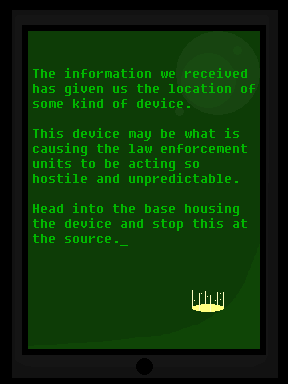

A level layout from a 2D game, rendered from its tile map. Below: a short description, then the map file with tile-grid data replaced by summaries:
An orthogonal 9x12 tile map with 32x32 px tiles, 2 tile layers (Tile Layer 1, Tile Layer 2), 2 tilesets and 6 objects (player, me.LevelEntity).

<map version="1.0" orientation="orthogonal" renderorder="right-down" width="9" height="12" tilewidth="32" tileheight="32" nextobjectid="8">
 <tileset firstgid="1" name="message3" tilewidth="32" tileheight="32">
  <image source="../img/map/message3.png" width="288" height="384" />
 </tileset>
 <tileset firstgid="109" name="portal" tilewidth="32" tileheight="32">
  <image source="../img/map/portal.png" width="32" height="32" />
 </tileset>
 <layer name="Tile Layer 1" width="9" height="12">
  <data>[108 cells, 108 non-empty, 108 distinct tile ids]</data>
 </layer>
 <layer name="Tile Layer 2" width="9" height="12">
  <data>[108 cells, 1 non-empty, 1 distinct tile ids]</data>
 </layer>
 <objectgroup name="Entity">
  <object id="1" name="player" x="64" y="288" width="32" height="32" />
  <object id="2" name="me.LevelEntity" x="192" y="288" width="32" height="32">
   <properties>
    <property name="duration" value="250" />
    <property name="fade" value="#000000" />
    <property name="to" value="lvl3" />
   </properties>
  </object>
 </objectgroup>
 <objectgroup name="collision">
  <object id="3" x="0" y="-32" width="288" height="32" />
  <object id="4" x="288" y="0" width="32" height="384" />
  <object id="6" x="0" y="384" width="288" height="32" />
  <object id="7" x="-32" y="0" width="32" height="384" />
 </objectgroup>
</map>
